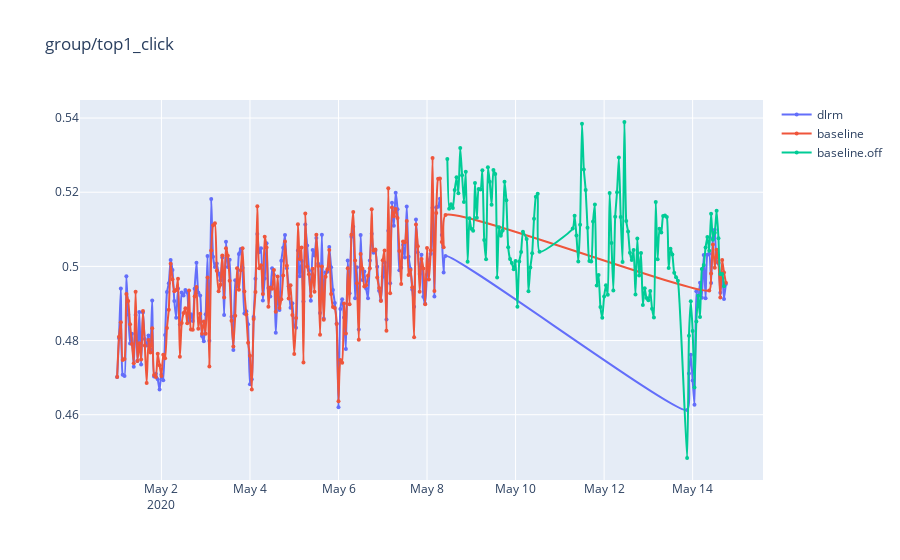
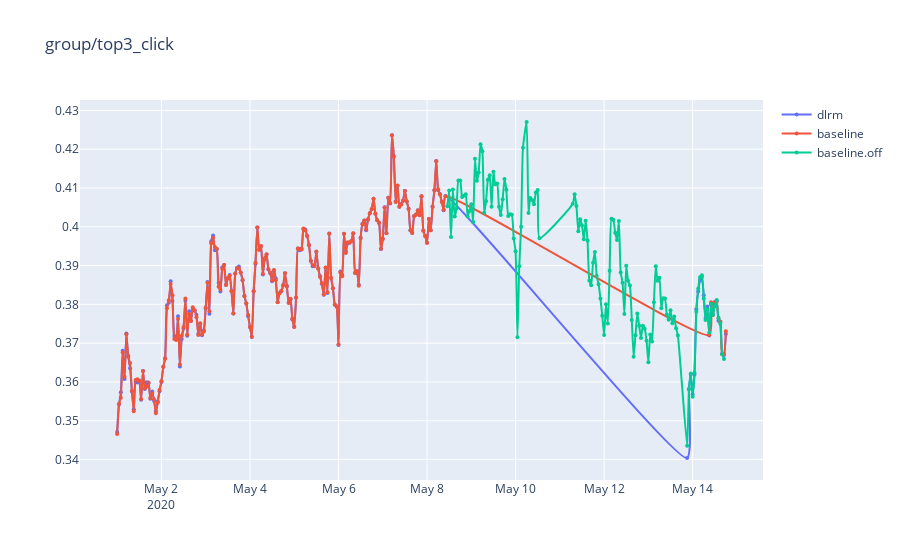
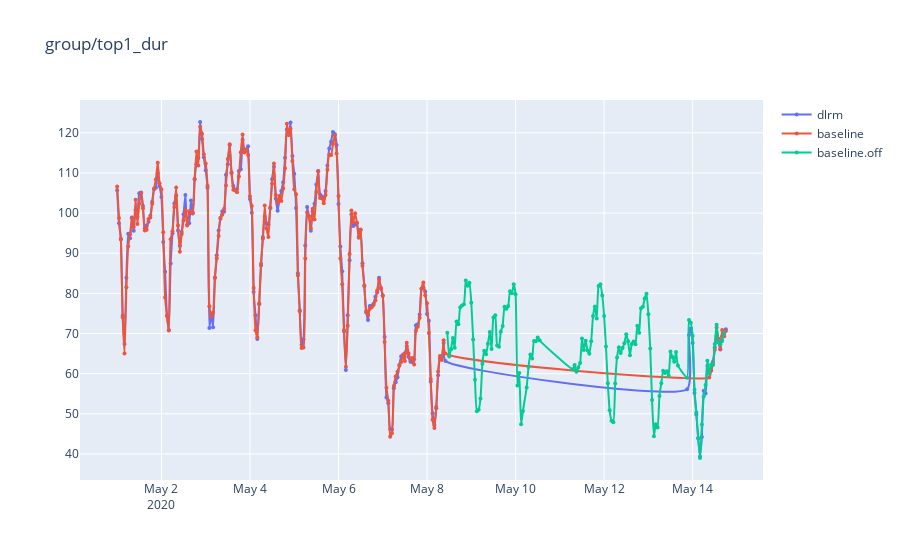
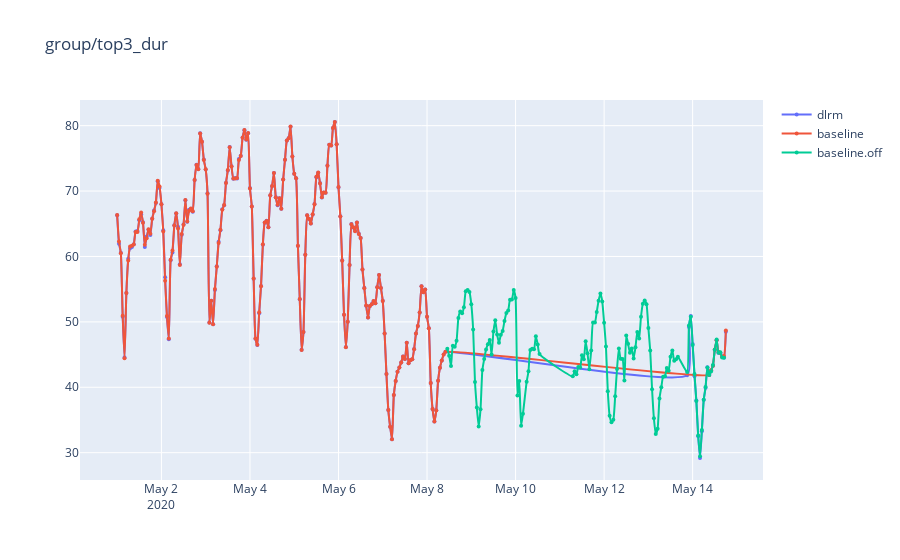

The cell these charts' notebook holds for them, in order:
### Code cell
metrics = [
  'group/top1_click', #precision@1
  'group/top3_click', #precision@3
  'group/top1_dur', #top1 position mean duration
  'group/top3_dur', #top3 position mean duration
  'group/click/top1_dur', 
  'group/click/top3_dur',
]
line(dfs_, 'hour', metrics, smoothing=smoothing, focus=focus, focus_name=focus_name)

### Figure 1 — Plotly figure (JSON) as saved in the notebook; plotly's stock layout.template omitted (floating-point values rounded to 4 significant figures; data arrays with more than 128 entries replaced by an {"elided": "..."} marker saying what was removed)
{"data": [{"line": {"shape": "spline", "smoothing": 0.5}, "marker": {"size": 4}, "mode": "lines+markers", "name": "dlrm", "type": "scatter", "x": {"elided": "201 str values"}, "y": {"elided": "201 float values"}}, {"line": {"shape": "spline", "smoothing": 0.5}, "marker": {"size": 4}, "mode": "lines+markers", "name": "baseline", "type": "scatter", "x": {"elided": "189 str values"}, "y": {"elided": "189 float values"}}, {"line": {"shape": "spline", "smoothing": 0.5}, "marker": {"size": 4}, "mode": "lines+markers", "name": "baseline.off", "type": "scatter", "x": {"elided": "129 str values"}, "y": {"elided": "129 float values"}}], "layout": {"hovermode": "x", "title": {"text": "group/top1_click"}, "xaxis": {"type": "date"}}}

### Figure 2 — Plotly figure (JSON) as saved in the notebook; plotly's stock layout.template omitted (floating-point values rounded to 4 significant figures; data arrays with more than 128 entries replaced by an {"elided": "..."} marker saying what was removed)
{"data": [{"line": {"shape": "spline", "smoothing": 0.5}, "marker": {"size": 4}, "mode": "lines+markers", "name": "dlrm", "type": "scatter", "x": {"elided": "201 str values"}, "y": {"elided": "201 float values"}}, {"line": {"shape": "spline", "smoothing": 0.5}, "marker": {"size": 4}, "mode": "lines+markers", "name": "baseline", "type": "scatter", "x": {"elided": "189 str values"}, "y": {"elided": "189 float values"}}, {"line": {"shape": "spline", "smoothing": 0.5}, "marker": {"size": 4}, "mode": "lines+markers", "name": "baseline.off", "type": "scatter", "x": {"elided": "129 str values"}, "y": {"elided": "129 float values"}}], "layout": {"hovermode": "x", "title": {"text": "group/top3_click"}, "xaxis": {"type": "date"}}}

### Figure 3 — Plotly figure (JSON) as saved in the notebook; plotly's stock layout.template omitted (floating-point values rounded to 4 significant figures; data arrays with more than 128 entries replaced by an {"elided": "..."} marker saying what was removed)
{"data": [{"line": {"shape": "spline", "smoothing": 0.5}, "marker": {"size": 4}, "mode": "lines+markers", "name": "dlrm", "type": "scatter", "x": {"elided": "201 str values"}, "y": {"elided": "201 float values"}}, {"line": {"shape": "spline", "smoothing": 0.5}, "marker": {"size": 4}, "mode": "lines+markers", "name": "baseline", "type": "scatter", "x": {"elided": "189 str values"}, "y": {"elided": "189 float values"}}, {"line": {"shape": "spline", "smoothing": 0.5}, "marker": {"size": 4}, "mode": "lines+markers", "name": "baseline.off", "type": "scatter", "x": {"elided": "129 str values"}, "y": {"elided": "129 float values"}}], "layout": {"hovermode": "x", "title": {"text": "group/top1_dur"}, "xaxis": {"type": "date"}}}

### Figure 4 — Plotly figure (JSON) as saved in the notebook; plotly's stock layout.template omitted (floating-point values rounded to 4 significant figures; data arrays with more than 128 entries replaced by an {"elided": "..."} marker saying what was removed)
{"data": [{"line": {"shape": "spline", "smoothing": 0.5}, "marker": {"size": 4}, "mode": "lines+markers", "name": "dlrm", "type": "scatter", "x": {"elided": "201 str values"}, "y": {"elided": "201 float values"}}, {"line": {"shape": "spline", "smoothing": 0.5}, "marker": {"size": 4}, "mode": "lines+markers", "name": "baseline", "type": "scatter", "x": {"elided": "189 str values"}, "y": {"elided": "189 float values"}}, {"line": {"shape": "spline", "smoothing": 0.5}, "marker": {"size": 4}, "mode": "lines+markers", "name": "baseline.off", "type": "scatter", "x": {"elided": "129 str values"}, "y": {"elided": "129 float values"}}], "layout": {"hovermode": "x", "title": {"text": "group/top3_dur"}, "xaxis": {"type": "date"}}}
